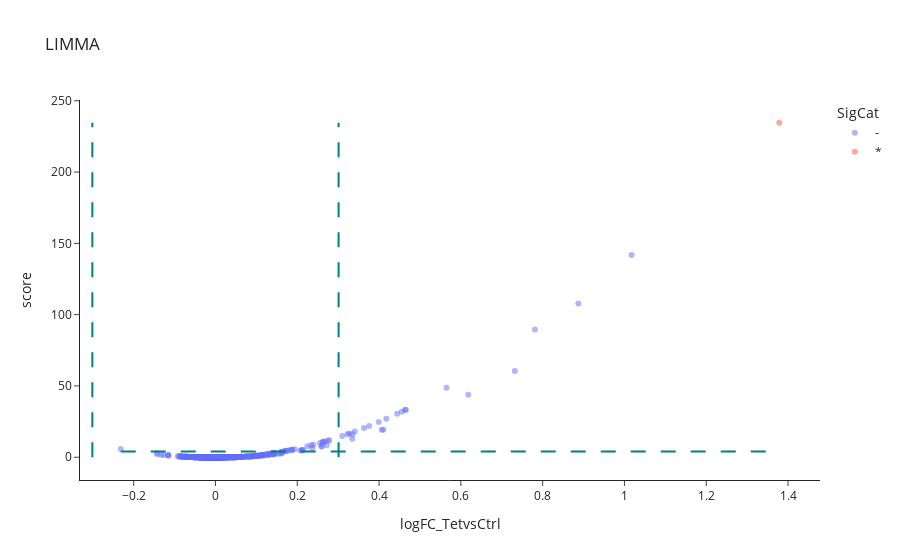

Source (notebook cell):
### Markdown cell above
Autoprot also enables generating interactive plots with the Plotly javascript library. For this, most arguments stay the same as in the previous version but the function name is preceded with an "i". Note that the annotate keyword is not accepted as the interactive version does not requre static annotation but shows data point information for every point on hovering.

### Code cell
import plotly.io as pio

fig = vis.ivolcano(df=pg,
            log_fc_colname='logFC_TetvsCtrl',
            p_colname='adj.P.Val_TetvsCtrl',
            log_fc_thresh=np.log10(2),
            p_thresh=10e-5,
            annotate_colname='annotProtName',
            #annotate='highlight',
            highlight=pg[pg['Protein IDs'].str.contains('Tb927.11.3290')].index,
            title= 'LIMMA',
            #ax=ax
            ret_fig=True
            )

# having the figure update you can change the figure layout any time after plotting
fig.update_layout(pio.templates['simple_white']['layout'])

### Figure 1 — Plotly figure (JSON) as saved in the notebook; plotly's stock layout.template omitted (floating-point values rounded to 4 significant figures; data arrays with more than 128 entries replaced by an {"elided": "..."} marker saying what was removed)
{"data": [{"hovertemplate": "<b>%{hovertext}</b><br><br>SigCat=-<br>logFC_TetvsCtrl=%{x}<br>score=%{y}<extra></extra>", "hovertext": {"elided": "834 str values"}, "legendgroup": "-", "marker": {"color": "#636efa", "opacity": 0.5, "symbol": "circle"}, "mode": "markers", "name": "-", "orientation": "v", "showlegend": true, "x": {"elided": "834 float values"}, "xaxis": "x", "y": {"elided": "834 float values"}, "yaxis": "y", "type": "scatter"}, {"hovertemplate": "<b>%{hovertext}</b><br><br>SigCat=*<br>logFC_TetvsCtrl=%{x}<br>score=%{y}<extra></extra>", "hovertext": ["Tb927.11.3290"], "legendgroup": "*", "marker": {"color": "#EF553B", "opacity": 0.5, "symbol": "circle"}, "mode": "markers", "name": "*", "orientation": "v", "showlegend": true, "x": [1.379], "xaxis": "x", "y": [234.6], "yaxis": "y", "type": "scatter"}, {"line": {"color": "teal", "dash": "longdash"}, "mode": "lines", "showlegend": false, "x": [-0.2316, 1.379], "y": [4.0, 4.0], "type": "scatter"}, {"line": {"color": "teal", "dash": "longdash"}, "mode": "lines", "showlegend": false, "x": [-0.301, -0.301], "y": [0, 234.6], "type": "scatter"}, {"line": {"color": "teal", "dash": "longdash"}, "mode": "lines", "showlegend": false, "x": [0.301, 0.301], "y": [0, 234.6], "type": "scatter"}], "layout": {"xaxis": {"anchor": "y", "domain": [0.0, 1.0], "title": {"text": "logFC_TetvsCtrl", "standoff": 15}, "showgrid": false, "zeroline": false, "gridcolor": "rgb(232,232,232)", "linecolor": "rgb(36,36,36)", "showline": true, "ticks": "outside", "zerolinecolor": "rgb(36,36,36)", "automargin": true}, "yaxis": {"anchor": "x", "domain": [0.0, 1.0], "title": {"text": "score", "standoff": 15}, "showgrid": false, "zeroline": false, "gridcolor": "rgb(232,232,232)", "linecolor": "rgb(36,36,36)", "showline": true, "ticks": "outside", "zerolinecolor": "rgb(36,36,36)", "automargin": true}, "legend": {"title": {"text": "SigCat"}, "tracegroupgap": 0}, "title": {"text": "LIMMA", "x": 0.05}, "showlegend": true, "font": {"color": "rgb(36,36,36)"}, "hoverlabel": {"align": "left"}, "polar": {"angularaxis": {"gridcolor": "rgb(232,232,232)", "linecolor": "rgb(36,36,36)", "showgrid": false, "showline": true, "ticks": "outside"}, "radialaxis": {"gridcolor": "rgb(232,232,232)", "linecolor": "rgb(36,36,36)", "showgrid": false, "showline": true, "ticks": "outside"}, "bgcolor": "white"}, "ternary": {"aaxis": {"gridcolor": "rgb(232,232,232)", "linecolor": "rgb(36,36,36)", "showgrid": false, "showline": true, "ticks": "outside"}, "baxis": {"gridcolor": "rgb(232,232,232)", "linecolor": "rgb(36,36,36)", "showgrid": false, "showline": true, "ticks": "outside"}, "caxis": {"gridcolor": "rgb(232,232,232)", "linecolor": "rgb(36,36,36)", "showgrid": false, "showline": true, "ticks": "outside"}, "bgcolor": "white"}, "coloraxis": {"colorbar": {"outlinewidth": 1, "tickcolor": "rgb(36,36,36)", "ticks": "outside"}}, "colorscale": {"sequential": [[0.0, "#440154"], [0.1111, "#482878"], [0.2222, "#3e4989"], [0.3333, "#31688e"], [0.4444, "#26828e"], [0.5556, "#1f9e89"], [0.6667, "#35b779"], [0.7778, "#6ece58"], [0.8889, "#b5de2b"], [1.0, "#fde725"]], "sequentialminus": [[0.0, "#440154"], [0.1111, "#482878"], [0.2222, "#3e4989"], [0.3333, "#31688e"], [0.4444, "#26828e"], [0.5556, "#1f9e89"], [0.6667, "#35b779"], [0.7778, "#6ece58"], [0.8889, "#b5de2b"], [1.0, "#fde725"]], "diverging": [[0.0, "rgb(103,0,31)"], [0.1, "rgb(178,24,43)"], [0.2, "rgb(214,96,77)"], [0.3, "rgb(244,165,130)"], [0.4, "rgb(253,219,199)"], [0.5, "rgb(247,247,247)"], [0.6, "rgb(209,229,240)"], [0.7, "rgb(146,197,222)"], [0.8, "rgb(67,147,195)"], [0.9, "rgb(33,102,172)"], [1.0, "rgb(5,48,97)"]]}, "scene": {"xaxis": {"backgroundcolor": "white", "gridcolor": "rgb(232,232,232)", "linecolor": "rgb(36,36,36)", "showbackground": true, "showgrid": false, "showline": true, "ticks": "outside", "zerolinecolor": "rgb(36,36,36)", "gridwidth": 2, "zeroline": false}, "yaxis": {"backgroundcolor": "white", "gridcolor": "rgb(232,232,232)", "linecolor": "rgb(36,36,36)", "showbackground": true, "showgrid": false, "showline": true, "ticks": "outside", "zerolinecolor": "rgb(36,36,36)", "gridwidth": 2, "zeroline": false}, "zaxis": {"backgroundcolor": "white", "gridcolor": "rgb(232,232,232)", "linecolor": "rgb(36,36,36)", "showbackground": true, "showgrid": false, "showline": true, "ticks": "outside", "zerolinecolor": "rgb(36,36,36)", "gridwidth": 2, "zeroline": false}}, "shapedefaults": {"line": {"width": 0}, "fillcolor": "black", "opacity": 0.3}, "annotationdefaults": {"arrowhead": 0, "arrowwidth": 1}, "geo": {"bgcolor": "white", "landcolor": "white", "subunitcolor": "white", "showland": true, "showlakes": true, "lakecolor": "white"}, "mapbox": {"style": "light"}, "autotypenumbers": "strict", "colorway": ["#1F77B4", "#FF7F0E", "#2CA02C", "#D62728", "#9467BD", "#8C564B", "#E377C2", "#7F7F7F", "#BCBD22", "#17BECF"], "hovermode": "closest", "paper_bgcolor": "white", "plot_bgcolor": "white"}}
